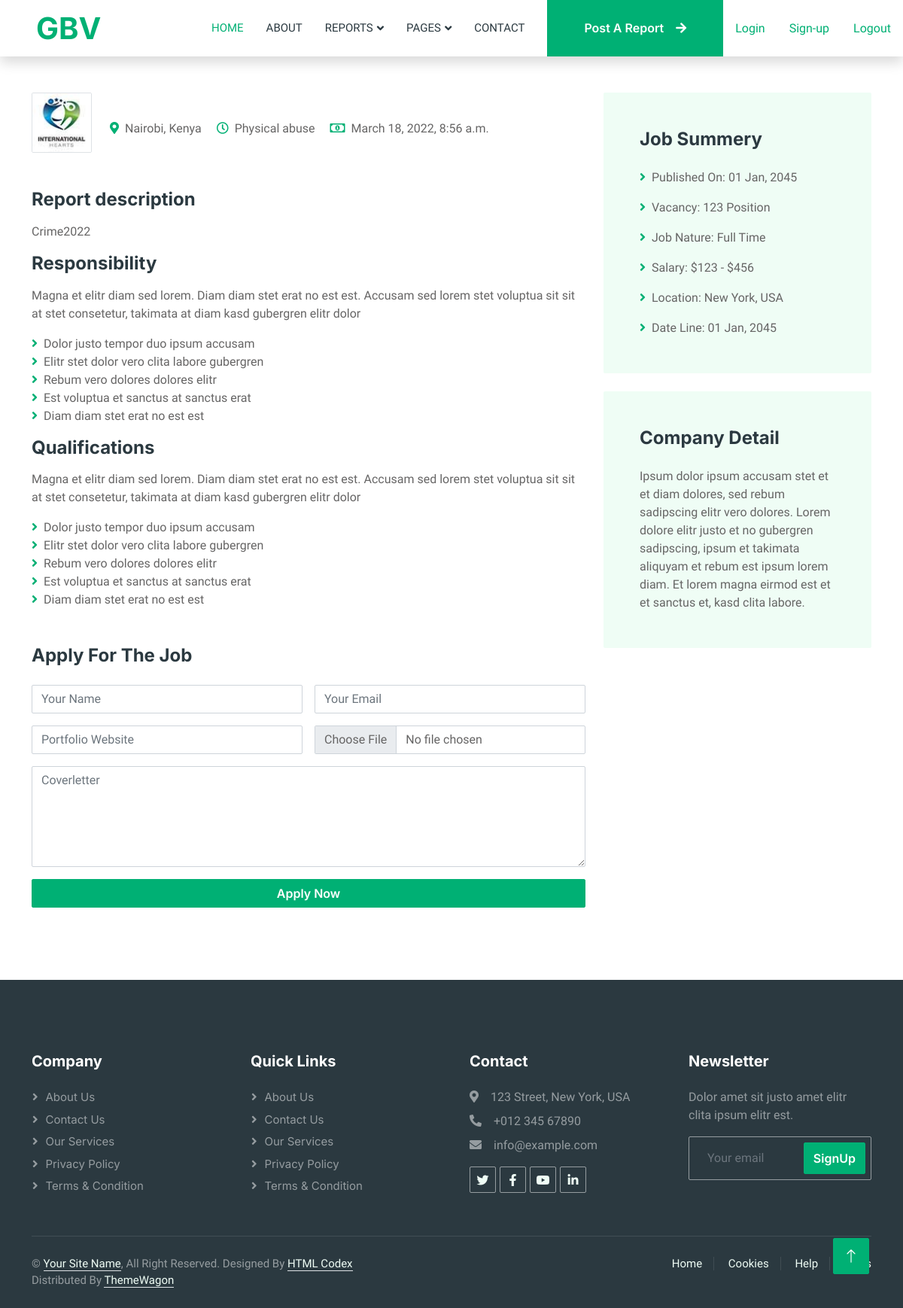
/report/1/ (signed in), run on the app's committed database.
### gbvcrimereportapp/models.py (models this page shows, shortened)
class Report(models.Model):
    report_title = models.CharField(max_length=100)
    reporter = models.ForeignKey(User, on_delete=models.CASCADE,null=True)
    crime_location = models.CharField(max_length=100)
    type_of_crime = models.CharField(max_length=100)
    crime_description = models.CharField(max_length=100)
    crime_date = models.DateTimeField(default=timezone.now)
    phone_no= models.IntegerField()

### gbvcrimereportapp/views.py (the view)
# urls.py: path('report/<int:report_id>/',report,name='report'),
@login_required(login_url='useraccounts:login')
def report(request,report_id):
    report = Report.objects.get(id=report_id)
    context = {'report':report}
    return render(request,'report.html',context)

### templates/report.html (shortened to what this page needs)
{% extends 'base.html' %}
{% load static %}
{% block content %}
        <div class="container-xxl py-5 wow fadeInUp" data-wow-delay="0.1s">
            <div class="container">
                <div class="row gy-5 gx-4">
                    <div class="col-lg-8">
                        <div class="d-flex align-items-center mb-5">
                            <img class="flex-shrink-0 img-fluid border rounded" src="img/com-logo-2.jpg" alt="" style="width: 80px; height: 80px;">
                            <div class="text-start ps-4">
                                <span class="text-truncate me-3"><i class="fa fa-map-marker-alt text-primary me-2"></i>{{report.crime_location}}</span>
                                <span class="text-truncate me-3"><i class="far fa-clock text-primary me-2"></i>{{report.type_of_crime}}</span>
                                <span class="text-truncate me-0"><i class="far fa-money-bill-alt text-primary me-2"></i>{{report.crime_date}}</span>
                            </div>
                        </div>
                        <div class="mb-5">
                            <h4 class="mb-3">Report description</h4>
                            <p>{{report.crime_description }}</p>
                            <h4 class="mb-3">Responsibility</h4>
                            <p>Magna et elitr diam sed lorem. Diam diam stet erat no est est. Accusam sed lorem stet voluptua sit sit at stet consetetur, takimata at diam kasd gubergren elitr dolor</p>
                            <ul class="list-unstyled">
                                <li><i class="fa fa-angle-right text-primary me-2"></i>Dolor justo tempor duo ipsum accusam</li>
                                <li><i class="fa fa-angle-right text-primary me-2"></i>Elitr stet dolor vero clita labore gubergren</li>
                                <li><i class="fa fa-angle-right text-primary me-2"></i>Rebum vero dolores dolores elitr</li>
                                <li><i class="fa fa-angle-right text-primary me-2"></i>Est voluptua et sanctus at sanctus erat</li>
                                <li><i class="fa fa-angle-right text-primary me-2"></i>Diam diam stet erat no est est</li>
                            </ul>
                            <h4 class="mb-3">Qualifications</h4>
                            <p>Magna et elitr diam sed lorem. Diam diam stet erat no est est. Accusam sed lorem stet voluptua sit sit at stet consetetur, takimata at diam kasd gubergren elitr dolor</p>
                            <ul class="list-unstyled">
                                <li><i class="fa fa-angle-right text-primary me-2"></i>Dolor justo tempor duo ipsum accusam</li>
                                <li><i class="fa fa-angle-right text-primary me-2"></i>Elitr stet dolor vero clita labore gubergren</li>
                                <li><i class="fa fa-angle-right text-primary me-2"></i>Rebum vero dolores dolores elitr</li>
                                <li><i class="fa fa-angle-right text-primary me-2"></i>Est voluptua et sanctus at sanctus erat</li>
                                <li><i class="fa fa-angle-right text-primary me-2"></i>Diam diam stet erat no est est</li>
                            </ul>
                        </div>
                        <div class="">
                            <h4 class="mb-4">Apply For The Job</h4>
                            <form>
                                <div class="row g-3">
                                    <div class="col-12 col-sm-6">
                                        <input type="text" class="form-control" placeholder="Your Name">
                                    </div>
                                    <div class="col-12 col-sm-6">
                                        <input type="email" class="form-control" placeholder="Your Email">
                                    </div>
                                    <div class="col-12 col-sm-6">
                                        <input type="text" class="form-control" placeholder="Portfolio Website">
                                    </div>
                                    <div class="col-12 col-sm-6">
                                        <input type="file" class="form-control bg-white">
                                    </div>
                                    <div class="col-12">
                                        <textarea class="form-control" rows="5" placeholder="Coverletter"></textarea>
                                    </div>
                                    <div class="col-12">
                                        <button class="btn btn-primary w-100" type="submit">Apply Now</button>
                                    </div>
                                </div>
                            </form>
                        </div>
                    </div>
                    <div class="col-lg-4">
                        <div class="bg-light rounded p-5 mb-4 wow slideInUp" data-wow-delay="0.1s">
                            <h4 class="mb-4">Job Summery</h4>
                            <p><i class="fa fa-angle-right text-primary me-2"></i>Published On: 01 Jan, 2045</p>
                            <p><i class="fa fa-angle-right text-primary me-2"></i>Vacancy: 123 Position</p>
                            <p><i class="fa fa-angle-right text-primary me-2"></i>Job Nature: Full Time</p>
                            <p><i class="fa fa-angle-right text-primary me-2"></i>Salary: $123 - $456</p>
                            <p><i class="fa fa-angle-right text-primary me-2"></i>Location: New York, USA</p>
                            <p class="m-0"><i class="fa fa-angle-right text-primary me-2"></i>Date Line: 01 Jan, 2045</p>
                        </div>
                        <div class="bg-light rounded p-5 wow slideInUp" data-wow-delay="0.1s">
                            <h4 class="mb-4">Company Detail</h4>
                            <p class="m-0">Ipsum dolor ipsum accusam stet et et diam dolores, sed rebum sadipscing elitr vero dolores. Lorem dolore elitr justo et no gubergren sadipscing, ipsum et takimata aliquyam et rebum est ipsum lorem diam. Et lorem magna eirmod est et et sanctus et, kasd clita labore.</p>
                        </div>
                    </div>
                </div>
            </div>
        </div>
    {% endblock content %}

### static/css/style.css (style rules this page uses)
:root { --primary: #00B074; --secondary: #2B9BFF; --light: #EFFDF5; --dark: #2B3940; }
.btn { font-family: 'Inter', sans-serif; font-weight: 600; transition: .5s; }
.btn.btn-primary, .btn.btn-secondary { color: #FFFFFF; }

### data on the page
Report: crime_location "Nairobi, Kenya", type_of_crime "Physical abuse", crime_date "March 18, 2022, 8:56 a.m.", crime_description "Crime2022"
